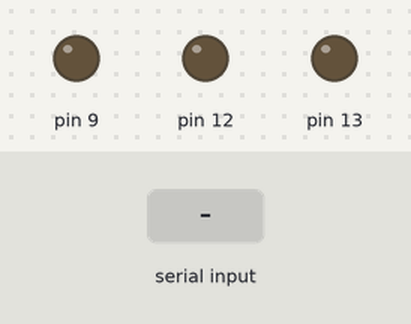
This sketch was run on a simulated Arduino Uno, built with avr-gcc and run on an emulated ATmega328P. On the bench: output pins drawn as LEDs (lit = HIGH). The inputs (shaded band) are chosen by the test bench.

Above: at 1.2 s.
1.3 s: "1" received over the second serial link
At 1.7 s:
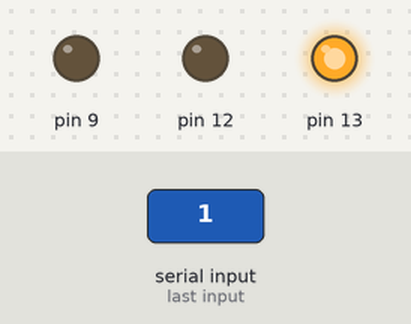
2.8 s: "2" received over the second serial link
At 4.0 s:
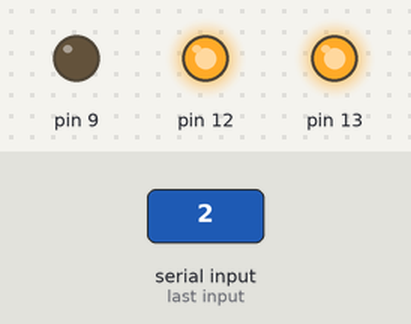
4.3 s: "3" received over the second serial link
At 5.1 s:
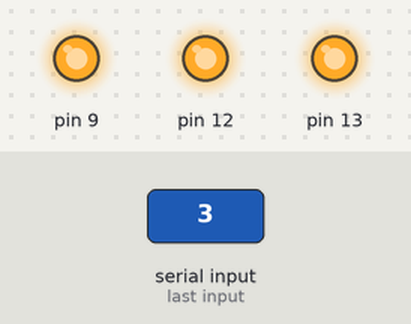
5.8 s: "4" received over the second serial link
At 6.3 s:
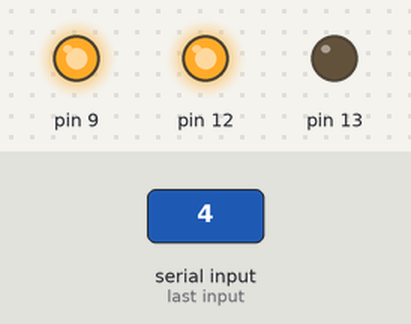
7.3 s: "5" received over the second serial link
At 8.5 s:
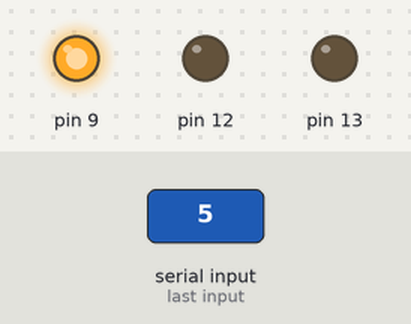
8.8 s: "6" received over the second serial link
At 9.8 s:
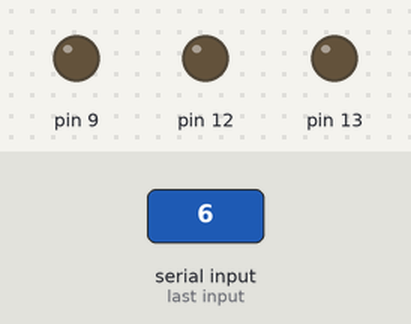
Timing chart, 0 to 11.3 s (numbered marks = the images above; inputs shaded):
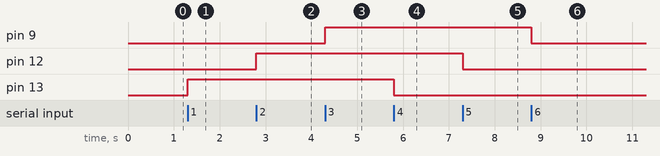

Measured:
- after the input at 1.3 s, pin 13: LOW → HIGH at once
- after the input at 2.8 s, pin 12: LOW → HIGH at once
- after the input at 4.3 s, pin 9: LOW → HIGH at once
- after the input at 5.8 s, pin 13: HIGH → LOW at once
- after the input at 7.3 s, pin 12: HIGH → LOW at once
- after the input at 8.8 s, pin 9: HIGH → LOW at once

The sketch:

bluetooth_light_control.ino
```cpp
#include <SoftwareSerial.h>
SoftwareSerial BT(10, 11);
//BT TX -->D10
//BT RX -->D11
//BT Vcc -->5V
//BT GND --> GND
void setup()
{
  // set digital pin to control as an output
  pinMode(13, OUTPUT);
  pinMode(12, OUTPUT);
  pinMode(9, OUTPUT);
  // begins the connection with bluetooth module
  BT.begin(9600);

}
char a; // stores incoming character
void loop()
{
  //when connection available, receive data
  if (BT.available())
  {
    a=(BT.read());
    if (a=='1')
    {
      digitalWrite(13, HIGH);
      BT.println("LED 1 on");
    }
     if (a=='2')
    {
      digitalWrite(12, HIGH);
      BT.println("LED 2 on");
    }

     if (a=='3')
    {
      digitalWrite(9, HIGH);
      BT.println("LED 3 on");
    }
     if (a=='4')
    {
      digitalWrite(13, LOW);
      BT.println("LED 1 off");
    }

    if (a=='5')
    {
      digitalWrite(12, LOW);
      BT.println("LED 2 off");
    }
     if (a=='6')
    {
      digitalWrite(9, LOW);
      BT.println("LED 3 off");
    }

  }
}
```
